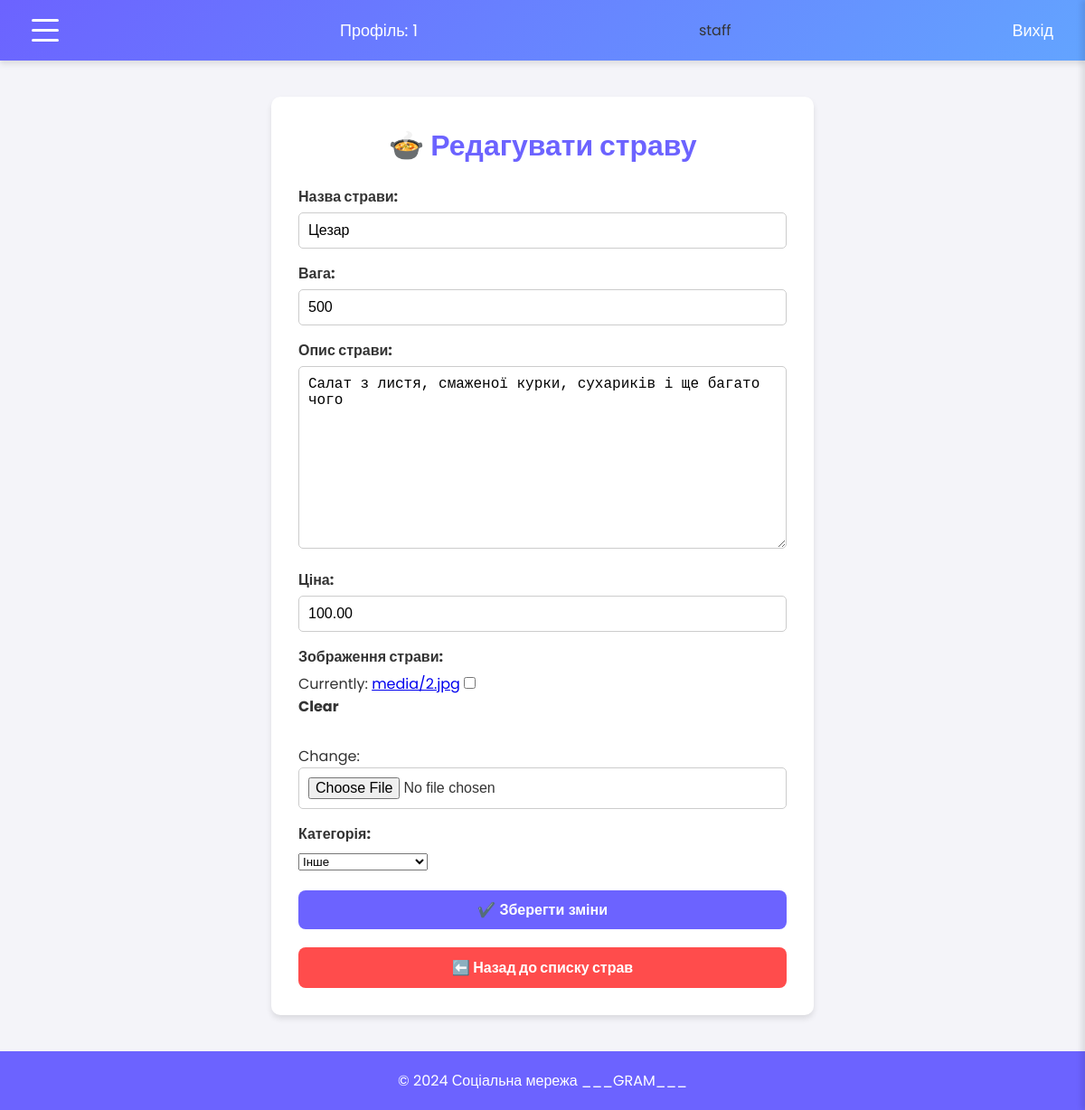
The page /dish/4/edit/ (signed in) on the database its author committed.
### restik/models.py (models this page shows, shortened)
class Food(models.Model):
    name = models.CharField(max_length=255, verbose_name='Назва страви')
    weight = models.IntegerField(blank=True, verbose_name='Вага')
    description = models.TextField(blank=True, verbose_name='Опис страви')
    price = models.DecimalField(max_digits=10, decimal_places=2, verbose_name='Ціна')
    image = models.ImageField(upload_to='media/', blank=True, null=True, verbose_name='Зображення страви')
    STATUS_CHOICES = [('other', 'Інше'),
        ('hot_dishe', 'Гарячі страви'),
        ('non_alc_drink', 'Без акогольні напої'),
        ('long_alc_drink', 'Лонги'),
        ('short_alc_drink', 'Шоти'),
        ('salat', 'Салати'),
        ('side_dish', 'Гарніри')]
    category = models.CharField(choices=STATUS_CHOICES, max_length=255, default = 'other', verbose_name='Категорія')
    class Meta:
        verbose_name = 'Страва'
        verbose_name_plural = 'Страви'

### restik/views.py (the view)
    def _wrapped_view(request, *args, **kwargs):
        if not request.user.is_authenticated:
            return HttpResponseForbidden("Ви не авторизовались.")
        if not request.user.is_staff:
            return HttpResponseForbidden("Hey buddy I think you got the wrong door, leather club’s two blocks down")
        return view_func(request, *args, **kwargs)

### restik/forms.py
class FoodCreationForm(forms.ModelForm):
    class Meta:
        model = Food
        fields = ['name', 'weight', 'description', 'price', 'image', 'category']

### restik/views.py (called while the page is built)
def staff_required(view_func):
    def _wrapped_view(request, *args, **kwargs):
        if not request.user.is_authenticated:
            return HttpResponseForbidden("Ви не авторизовались.")
        if not request.user.is_staff:
            return HttpResponseForbidden("Hey buddy I think you got the wrong door, leather club’s two blocks down")
        return view_func(request, *args, **kwargs)
    return _wrapped_view

@staff_required
def edit_food(request, id):
    dish = get_object_or_404(Food, id=id)
    if request.method == 'POST':
        form = FoodCreationForm(request.POST, instance=dish)
        if form.is_valid():
            form.save()
            return redirect('food_list')  # Редірект на список страв
    else:
        form = FoodCreationForm(instance=dish)
    return render(request, 'dish_edit.html', {'form': form})

### templates/dish_edit.html (shortened to what this page needs)
{% extends 'base.html' %}
{% block content %}
<div class="edit-food-page">
    <h1 class="page-title">🍲 Редагувати страву</h1>
    <div class="form-container">
        <form method="post" enctype="multipart/form-data" class="food-form">
            {{ form.as_p }}
                <p style="margin-top: 20px;"><button type="submit" class="btn submit-btn">✔️ Зберегти зміни</button>
        </form>
        <a href="{% url 'food_list' %}" class="btn back-btn">⬅️ Назад до списку страв</a>
    </div>
</div>
{% endblock %}

### templates/base.html (shortened to what this page needs)
<!DOCTYPE html>
<html lang="uk">
<head>
</head>
<body>
    <header>
        <nav>
            <ul>
                <li><div class="menu-btn" id="menu-btn"><div></div><div></div><div></div></div></li>
                {% if user.is_authenticated %}
                    <li><a href="#">Профіль: {{ user.username }}</a></li>
                    {% if user.is_staff %}
                    <li>staff</li>
                    {% endif %}
                    <li><a href="{% url 'logout' %}">Вихід</a></li>
                {% else %}
                    <li><a href="{% url 'login' %}">Вхід</a></li>
                    <li><a href="{% url 'register' %}">Реєстрація</a></li>
                {% endif %}
            </ul>
        </nav>
    </header>
        {% block content %}
        {% endblock %}
    <footer>
        <p>© 2024 Соціальна мережа ___GRAM___</p>
    </footer>
</body>
</html>

### rows shown on the page
Food: name "Цезар", weight "500", description "Салат з листя, смаженої курки, сухариків і ще багато чого", price "100.00", category "Інше"

### other values the page prints
{{ user.username }} "1"
